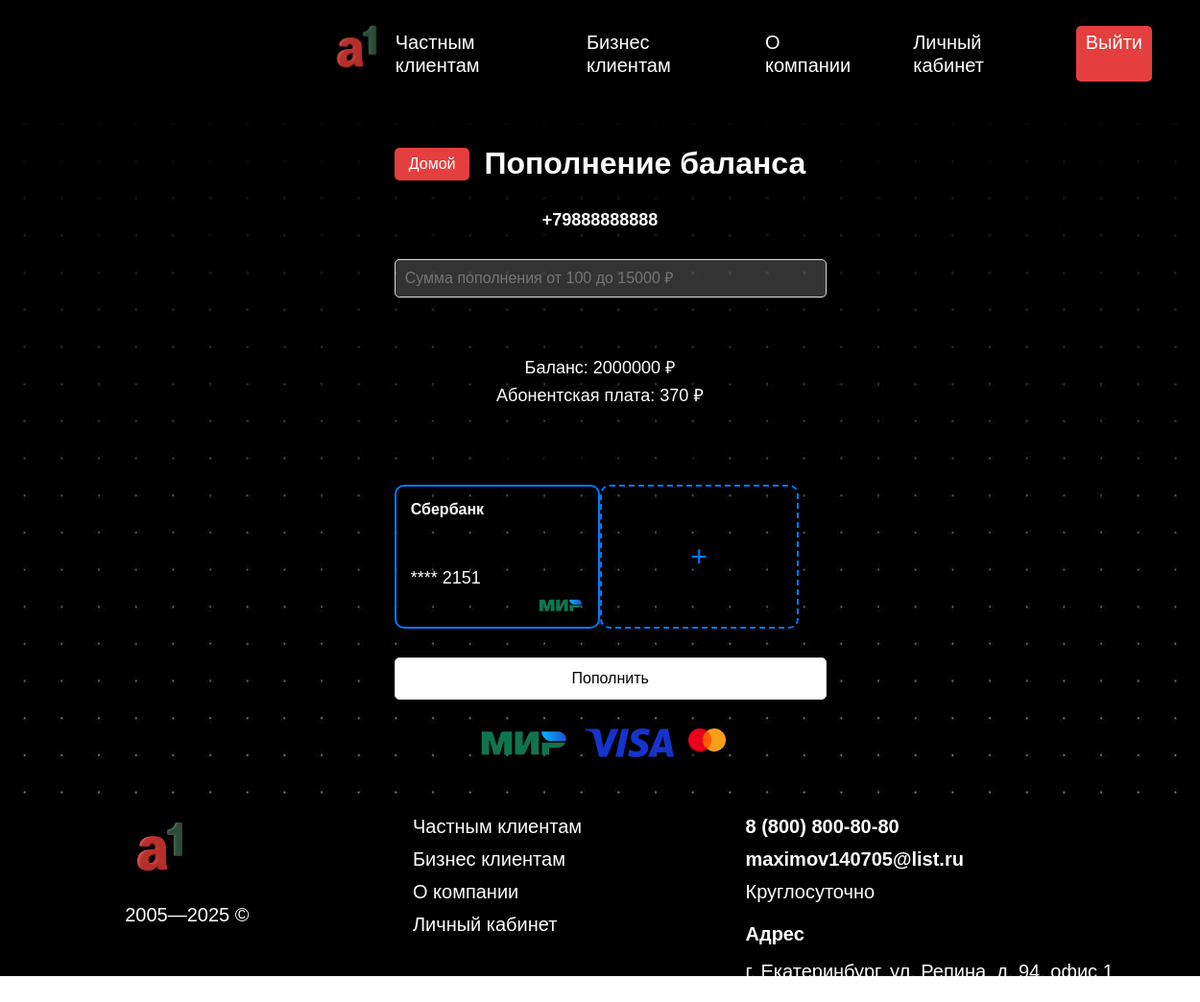
The app's page /pages/replenish.php (signed in) with its own data.
### tables this page shows
CREATE TABLE `user` (
  `id` int(11) NOT NULL,
  `full_name` varchar(255) NOT NULL,
  `birth_date` date DEFAULT NULL,
  `position_id` int(11) DEFAULT NULL,
  `phone_number` varchar(15) DEFAULT NULL,
  `email` varchar(255) DEFAULT NULL,
  `tariff_id` int(11) DEFAULT NULL,
  `login` varchar(50) NOT NULL,
  `password` varchar(255) DEFAULT NULL,
  `balance` int(11) DEFAULT 0,
  `data_balance` int(11) DEFAULT 0,
  `sms_balance` int(11) DEFAULT 0,
  `minutes_balance` int(11) DEFAULT 0,
  `documents_verified` enum('Да','Нет') DEFAULT 'Нет',
  `last_submission_time` datetime DEFAULT NULL,
  `new_full_name` varchar(255) DEFAULT NULL,
  `document_path` varchar(255) DEFAULT NULL
);

CREATE TABLE `tariff` (
  `id` int(11) NOT NULL,
  `name` varchar(255) NOT NULL,
  `monthly_cost` int(11) NOT NULL,
  `minutes` int(11) DEFAULT NULL,
  `data_gb` int(11) DEFAULT NULL,
  `sms` int(11) DEFAULT NULL,
  `additional_services` text DEFAULT NULL
);

CREATE TABLE `user_cards` (
  `id` int(11) NOT NULL,
  `user_id` int(11) NOT NULL,
  `bank` varchar(50) NOT NULL,
  `bank_logo` varchar(255) DEFAULT NULL,
  `payment_system` enum('МИР') NOT NULL DEFAULT 'МИР',
  `card_number` varchar(16) NOT NULL,
  `expiry_date` varchar(5) NOT NULL,
  `cvc` varchar(3) NOT NULL,
  `balance` decimal(10,2) NOT NULL DEFAULT 100.00
);

### pages/replenish.php (the view, shortened to what this page needs)
<?php
$conn = new mysqli("127.0.0.1", "root", "", "operator");
$user_id = $_SESSION['user']['id'];
$user_sql = "SELECT u.*, t.monthly_cost FROM user u
             JOIN tariff t ON u.tariff_id = t.id
             WHERE u.id = ?";
$stmt = $conn->prepare($user_sql);
$stmt->bind_param("i", $user_id);
$stmt->execute();
$user = $stmt->get_result()->fetch_assoc();
$cards_sql = "SELECT * FROM user_cards WHERE user_id = ?";
$stmt = $conn->prepare($cards_sql);
$stmt->bind_param("i", $user_id);
$stmt->execute();
$cards = $stmt->get_result()->fetch_all(MYSQLI_ASSOC);
include '../templates/header.php';
?>
<!DOCTYPE html>
<html lang="ru">
<head>
    <link rel="stylesheet" href="../styles/styles.css">
</head>
<body>
    <div class="container">
        <div class="replenish-container">
            <div class="header-section">
                <a href="index.php" class="back-home">Домой</a>
                <h1>Пополнение баланса</h1>
            </div>
            <div class="phone-display">
                <?= htmlspecialchars($_SESSION['user']['phone_number']) ?>
            </div>
            <form method="POST">
                <input type="number" name="amount" class="amount-input"
                       placeholder="Сумма пополнения от 100 до 15000 ₽" min="100" max="15000" required>
                <div class="balance-info">
                    <p>Баланс: <?= htmlspecialchars($user['balance']) ?> ₽</p>
                    <p>Абонентская плата: <?= htmlspecialchars($user['monthly_cost']) ?> ₽</p>
                </div>
                <h3>С какой карты пополнить</h3>
                <div class="cards-container">
                    <?php foreach ($cards as $card): ?>
                        <div class="card" onclick="selectCard(this, <?= $card['id'] ?>)">
                            <div class="card-bank"><?= htmlspecialchars($card['bank']) ?></div>
                            <div class="card-number">**** <?= substr($card['card_number'], -4) ?></div>
                            <img src="../images/mir.svg" alt="МИР" class="card-payment">
                        </div>
                    <?php endforeach; ?>
                    <div class="card new-card" onclick="window.location.href='add_card.php'">
                        <div class="plus">+</div>
                    </div>
                </div>
                <button type="submit" class="replenish-btn">Пополнить</button>
            </form>
            <div class="payment-systems">
                <img src="../images/mir.svg" alt="МИР">
                <img src="../images/visa.svg" alt="Visa">
                <img src="../images/msc.svg" alt="MasterCard">
            </div>
        </div>
    </div>
    <?php include '../templates/footer.php'; ?>
</body>
</html>

### styles/styles.css (style rules this page uses)
body { font-family: Jost, sans-serif; background-image: url('../images/background.jpg'); background-size: cover; background-position: center; margin: 0; padding: 0; display: flex; flex-direction: column; min-height: 100vh; }
.container { flex: 1; max-width: 600px; margin: 20px auto; text-align: center; }

### pages/replenish.php (style rules this page uses)
.replenish-container { max-width: 600px; margin: 0 auto; padding: 20px; border-radius: 10px; box-shadow: 0 2px 10px rgba(0,0,0,0.1); }
.header-section { display: flex; align-items: center; margin-bottom: 20px; justify-content: center; }
.back-home { margin-right: 15px; padding: 8px 15px; background-color: #e53e3e; color: white; border-radius: 5px; text-decoration: none; transition: all 0.3s ease; }
.phone-display { padding: 10px; border-radius: 5px; margin-bottom: 20px; color: white; font-weight: bold; font-size: 18px; text-align: center; }
.amount-input { width: 100%; padding: 10px; margin-bottom: 20px; border: 1px solid #ddd; border-radius: 5px; background: rgba(255,255,255,0.2); color: white; font-size: 16px; }
.amount-input { -moz-appearance: textfield; }
.balance-info { margin: 20px 0; padding: 15px; border-radius: 5px; color: white; }
.balance-info p { margin: 5px 0; font-size: 18px; }
.cards-container { display: flex; gap: px; margin: 20px 0; justify-content: flex-start; overflow-x: auto; padding-bottom: 10px; }
.card { min-width: 50%; width: 50%; height: 150px; background: transparent; border-radius: 10px; padding: 15px; position: relative; border: 2px solid #007bff; cursor: pointer; transition: all 0.3s ease; flex-shrink: 0; box-sizing: border-box; }
.card-bank { font-size: 16px; font-weight: bold; margin-bottom: 30px; color: white; text-align: left; }
.card-number { position: absolute; bottom: 40px; left: 15px; font-size: 18px; color: white; }
.card-payment { position: absolute; bottom: 15px; right: 15px; width: 50px; }
.new-card { display: flex; align-items: center; justify-content: center; cursor: pointer; border: 2px dashed #007bff; min-width: calc(50% - 7.5px); width: calc(50% - 7.5px); }
.new-card .plus { font-size: 30px; color: #007bff; }
.replenish-btn { display: block; width: 105%; padding: 12px; background: white; color: black; border: 1px solid #ddd; border-radius: 5px; cursor: pointer; font-size: 16px; margin-top: 20px; }
.payment-systems { display: flex; justify-content: center; gap: 15px; margin-top: 30px; }
.payment-systems img { height: 30px; }
h1 { color: white; text-align: center; margin: 0; }

### records on screen
user: balance "2000000", tariff.monthly_cost "370"
user_cards: bank "Сбербанк", card_number "2151"

### other values on screen
$_SESSION['user']['phone_number'] "+79888888888"
